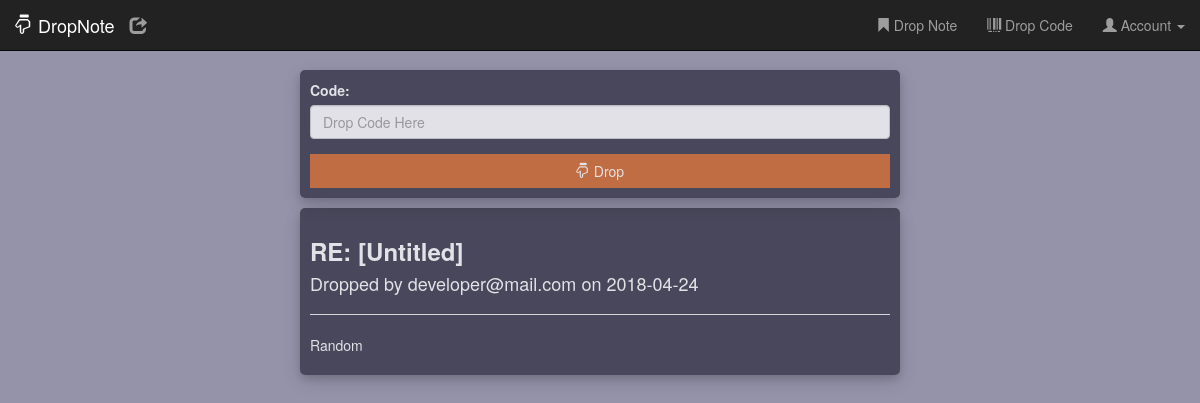
The page /dropcode.php?voucher=niVY9Rwkpy3sDtdD on the database its author committed.
### tables this page shows
CREATE TABLE `notes` (
  `id` int(20) NOT NULL,
  `title` varchar(20) NOT NULL,
  `content` varchar(5000) NOT NULL,
  `voucher` varchar(24) NOT NULL,
  `dropped_on` date NOT NULL,
  `dropped_by` varchar(100) NOT NULL,
  `dropped_for` varchar(100) NOT NULL,
  `status` varchar(10) NOT NULL
);

CREATE TABLE `users` (
  `id` int(12) NOT NULL,
  `username` varchar(100) NOT NULL,
  `email` varchar(100) NOT NULL,
  `password` varchar(50) NOT NULL,
  `token` varchar(20) NOT NULL
);

### _includes/_dropcode.php (called while the page is built)
<?php
extract($_REQUEST);
include '_connect.php';
$query = "SELECT * FROM notes WHERE voucher = '$voucher'";
$result = mysqli_query($db,$query) ;
$row = mysqli_fetch_row($result);
$title = $row[1];
$content = $row[2];
$dropped_on = $row[4];
if ($row[5] !== "[Anonymous]"){
    $tok = $row[5];
    $nusql= "SELECT * FROM users WHERE token = '$tok'";
    $nures = mysqli_query($db,$nusql);
    $nurow =mysqli_fetch_row($nures);
    $drop_by = $nurow[2];
} else {
    $drop_by = $row[5];
}

### dropcode.php (the view, shortened to what this page needs)
<?php
  $card = 'none;';
  if( isset($_POST['voucher']) or isset($_GET['voucher']))
  {
      include './_includes/_dropcode.php';
      $card = 'block;';
}
?>
<!doctype html>
<html lang="en">
<head>
    <link rel="stylesheet" href="_config/css/bootstrap.css"/>
    <link rel="stylesheet" href="_config/css/custom.css">
    <link rel="stylesheet" href="_config/css/dataTables.css"/>
</head>
<body>
<div class="container-fluid page-content" >
    <div class="card-content">
        <form class="form" role="form" method="post" action="<?php $_PHP_SELF ?>">
            <div class="form-group">
                <label for="title">Code: </label>
                <input type="text" class="form-control" name="voucher" id="voucher" placeholder="Drop Code Here" autocomplete="off">
            </div>
            <button type="submit" class="btn btn-other btn-block" name="submit"><span class="glyphicon glyphicon-hand-down"></span> Drop</button>
        </form>
    </div>
    <div class="card-content" style="display: <?php echo $card;?>">
        <h3><b>RE: <?php echo $title ?></b></h3>
        <h4>Dropped by <?php echo $drop_by;?> on <?php echo $dropped_on;?></h4>
        <hr>
        <p><?php echo $content?></p>
    </div>
</div>
</body>
</html>

### _config/css/custom.css (style rules this page uses)
body { background: #9493aa; }
.card-content { background-color: rgba(0,0,16,0.7) ; opacity: .73; color: #fefefe; margin-top: 10px; margin-left: auto; margin-right: auto; padding: 10px; width: 95%; max-width: 600px; position: relative; box-shadow: 0 4px 8px 0 rgba(0,0,0,0.2),0 6px 20px 0 rgba(0,0,0,0.19); border-radius: 5px; }
.page-content { margin-top: 60px; }
.btn { border-radius: 0; }
.btn-other { background: #d2601d; color: #ffffff; }
input { border-radius: 0; }

### rows shown on the page
notes: title "[Untitled]", dropped_on "2018-04-24", content "Random"
users: email "developer@mail.com"
